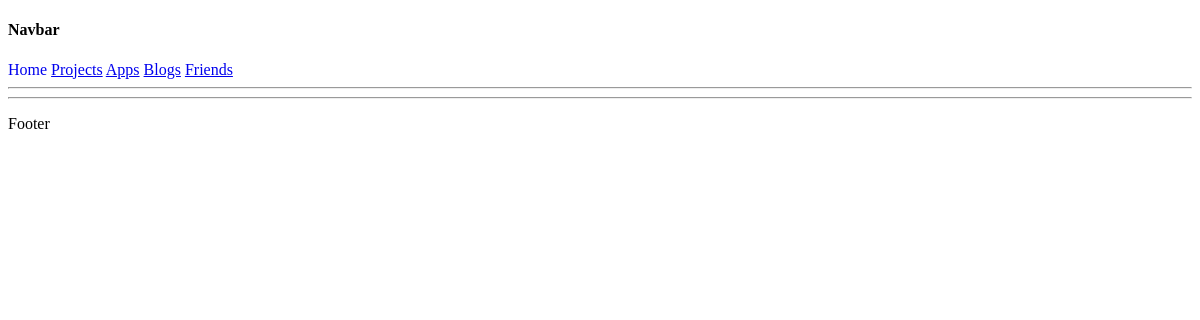
The app's page /friends/, older data.
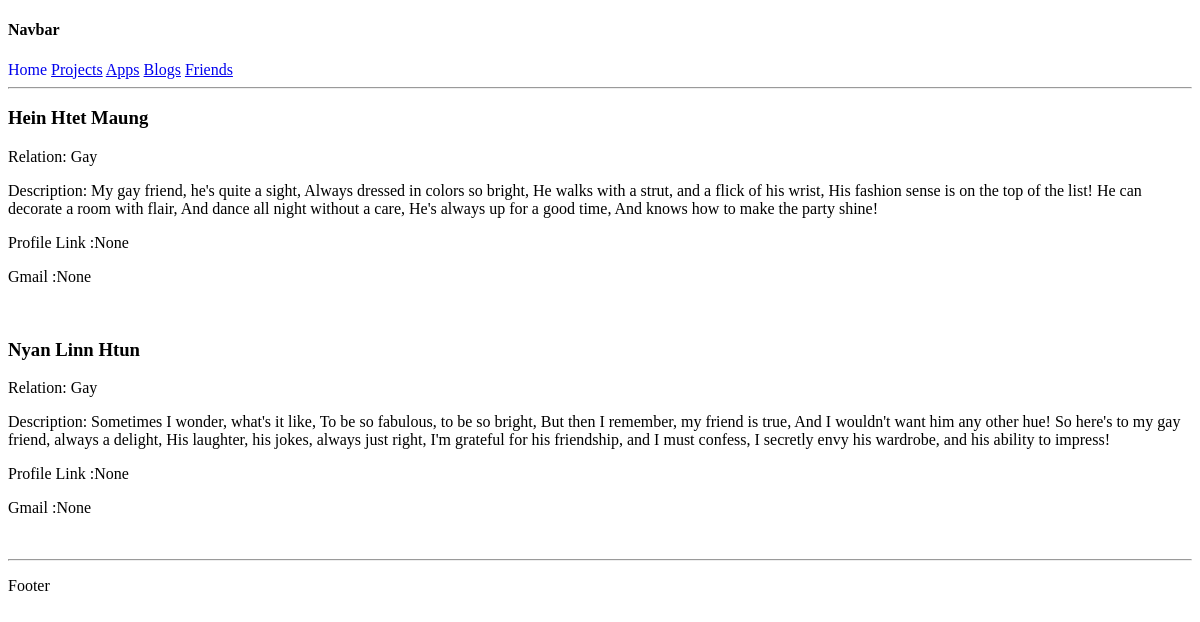
The same page, newer data.
### friends/models.py (models this page shows, shortened)
class Friends(models.Model):
	name=models.CharField(max_length=69)
	relation=models.ForeignKey(Relations,on_delete=models.CASCADE,related_name="relationsx")
	profilelink=models.URLField(blank=True,null=True)
	email=models.EmailField(blank=True, null=True)
	description=models.TextField(blank=True,null=True)

class Relations(models.Model):
	name=models.CharField(max_length=69)
	def __str__(self):
		return f"{self.name}"

### friends/views.py (the view)
# urls.py: path('',views.friends,name="friends"),
def friends(request):
	template="friends/index.html"
	friends=Friends.objects.all()
	data={
		"friends":friends
	}
	return render(request,template,data)

### templates/friends/index.html
{% extends 'layout.html' %}
{% block yield %}
	{% for friend in friends %}
	<h3>{{ friend.name }}</h3>
	<p>Relation: {{ friend.relation}}</p>
	<p>Description: {{ friend.description |default_if_none:"No description"}}</p>
	<p>Profile Link :{{ friend.profilelink|urlize|default_if_none:"No data" }}</p>
	<p>Gmail :{{ friend.email |urlize|default_if_none:"No data from him"}}</p>
	<br>
	{% endfor %}
{% endblock %}

Row changes from the older to the newer data that the page shows:
added Friends: name "Hein Htet Maung", relation "Gay", description "My gay friend, he's quite a sight, Always dressed in colors so bright, He walks with a strut, and a flick of his wrist, His fashion sense is on the top of the list! He can decorate a room with flair, And dance all night without a care, He's always up for a good time, And knows how to make the party shine!", profilelink "None", email "None"
added Friends: name "Nyan Linn Htun", relation "Gay", description "Sometimes I wonder, what's it like, To be so fabulous, to be so bright, But then I remember, my friend is true, And I wouldn't want him any other hue! So here's to my gay friend, always a delight, His laughter, his jokes, always just right, I'm grateful for his friendship, and I must confess, I secretly envy his wardrobe, and his ability to impress!", profilelink "None", email "None"
